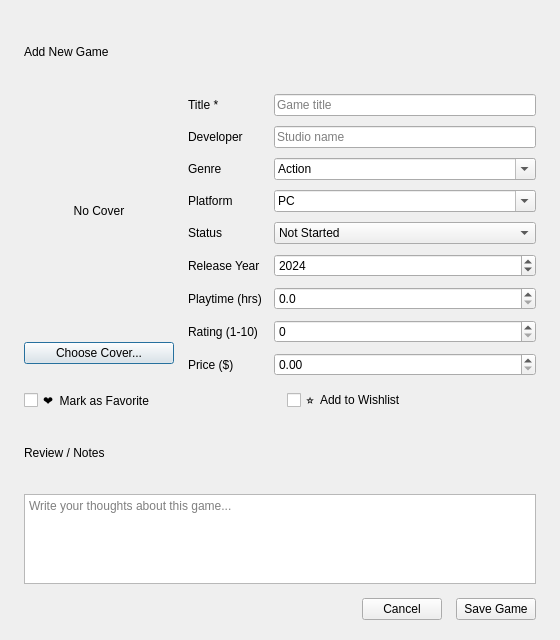
<?xml version="1.0" encoding="UTF-8"?>
<ui version="4.0">
 <class>GameDialog</class>
 <widget class="QDialog" name="GameDialog">
  <property name="geometry">
   <rect>
    <x>0</x>
    <y>0</y>
    <width>560</width>
    <height>640</height>
   </rect>
  </property>
  <property name="windowTitle">
   <string>Add Game</string>
  </property>
  <layout class="QVBoxLayout" name="dialogRootLayout">
   <property name="spacing">
    <number>14</number>
   </property>
   <property name="leftMargin">
    <number>24</number>
   </property>
   <property name="topMargin">
    <number>24</number>
   </property>
   <property name="rightMargin">
    <number>24</number>
   </property>
   <property name="bottomMargin">
    <number>20</number>
   </property>
   <item>
    <widget class="QLabel" name="dialogTitleLabel">
     <property name="text">
      <string>Add New Game</string>
     </property>
     <property name="objectName" stdset="0">
      <string notr="true">dialogTitleLabel</string>
     </property>
    </widget>
   </item>
   <item>
    <layout class="QHBoxLayout" name="coverAndFormLayout">
     <item>
      <layout class="QVBoxLayout" name="coverColumnLayout">
       <item>
        <widget class="QLabel" name="coverPreviewLabel">
         <property name="minimumSize">
          <size>
           <width>150</width>
           <height>210</height>
          </size>
         </property>
         <property name="maximumSize">
          <size>
           <width>150</width>
           <height>210</height>
          </size>
         </property>
         <property name="text">
          <string>No Cover</string>
         </property>
         <property name="alignment">
          <set>Qt::AlignCenter</set>
         </property>
         <property name="objectName" stdset="0">
          <string notr="true">coverPreviewLabel</string>
         </property>
        </widget>
       </item>
       <item>
        <widget class="QPushButton" name="browseCoverBtn">
         <property name="text">
          <string>Choose Cover...</string>
         </property>
         <property name="objectName" stdset="0">
          <string notr="true">browseCoverBtn</string>
         </property>
        </widget>
       </item>
      </layout>
     </item>
     <item>
      <layout class="QFormLayout" name="formLayout">
       <property name="verticalSpacing">
        <number>10</number>
       </property>
       <property name="horizontalSpacing">
        <number>12</number>
       </property>
       <item row="0" column="0">
        <widget class="QLabel" name="titleFieldLabel">
         <property name="text">
          <string>Title *</string>
         </property>
        </widget>
       </item>
       <item row="0" column="1">
        <widget class="QLineEdit" name="titleEdit">
         <property name="placeholderText">
          <string>Game title</string>
         </property>
         <property name="objectName" stdset="0">
          <string notr="true">titleEdit</string>
         </property>
        </widget>
       </item>
       <item row="1" column="0">
        <widget class="QLabel" name="developerFieldLabel">
         <property name="text">
          <string>Developer</string>
         </property>
        </widget>
       </item>
       <item row="1" column="1">
        <widget class="QLineEdit" name="developerEdit">
         <property name="placeholderText">
          <string>Studio name</string>
         </property>
         <property name="objectName" stdset="0">
          <string notr="true">developerEdit</string>
         </property>
        </widget>
       </item>
       <item row="2" column="0">
        <widget class="QLabel" name="genreFieldLabel">
         <property name="text">
          <string>Genre</string>
         </property>
        </widget>
       </item>
       <item row="2" column="1">
        <widget class="QComboBox" name="genreCombo">
         <property name="editable">
          <bool>true</bool>
         </property>
         <property name="objectName" stdset="0">
          <string notr="true">genreCombo</string>
         </property>
         <item>
          <property name="text">
           <string>Action</string>
          </property>
         </item>
         <item>
          <property name="text">
           <string>RPG</string>
          </property>
         </item>
         <item>
          <property name="text">
           <string>Adventure</string>
          </property>
         </item>
         <item>
          <property name="text">
           <string>Strategy</string>
          </property>
         </item>
         <item>
          <property name="text">
           <string>Shooter</string>
          </property>
         </item>
         <item>
          <property name="text">
           <string>Platformer</string>
          </property>
         </item>
         <item>
          <property name="text">
           <string>Simulation</string>
          </property>
         </item>
         <item>
          <property name="text">
           <string>Sports</string>
          </property>
         </item>
         <item>
          <property name="text">
           <string>Puzzle</string>
          </property>
         </item>
         <item>
          <property name="text">
           <string>Horror</string>
          </property>
         </item>
         <item>
          <property name="text">
           <string>Other</string>
          </property>
         </item>
        </widget>
       </item>
       <item row="3" column="0">
        <widget class="QLabel" name="platformFieldLabel">
         <property name="text">
          <string>Platform</string>
         </property>
        </widget>
       </item>
       <item row="3" column="1">
        <widget class="QComboBox" name="platformCombo">
         <property name="editable">
          <bool>true</bool>
         </property>
         <property name="objectName" stdset="0">
          <string notr="true">platformCombo</string>
         </property>
         <item>
          <property name="text">
           <string>PC</string>
          </property>
         </item>
         <item>
          <property name="text">
           <string>PlayStation</string>
          </property>
         </item>
         <item>
          <property name="text">
           <string>Xbox</string>
          </property>
         </item>
         <item>
          <property name="text">
           <string>Nintendo Switch</string>
          </property>
         </item>
         <item>
          <property name="text">
           <string>Mobile</string>
          </property>
         </item>
        </widget>
       </item>
       <item row="4" column="0">
        <widget class="QLabel" name="statusFieldLabel">
         <property name="text">
          <string>Status</string>
         </property>
        </widget>
       </item>
       <item row="4" column="1">
        <widget class="QComboBox" name="statusCombo">
         <property name="objectName" stdset="0">
          <string notr="true">statusCombo</string>
         </property>
         <item>
          <property name="text">
           <string>Not Started</string>
          </property>
         </item>
         <item>
          <property name="text">
           <string>Playing</string>
          </property>
         </item>
         <item>
          <property name="text">
           <string>Completed</string>
          </property>
         </item>
         <item>
          <property name="text">
           <string>On Hold</string>
          </property>
         </item>
         <item>
          <property name="text">
           <string>Dropped</string>
          </property>
         </item>
        </widget>
       </item>
       <item row="5" column="0">
        <widget class="QLabel" name="releaseYearFieldLabel">
         <property name="text">
          <string>Release Year</string>
         </property>
        </widget>
       </item>
       <item row="5" column="1">
        <widget class="QSpinBox" name="releaseYearSpin">
         <property name="minimum">
          <number>1970</number>
         </property>
         <property name="maximum">
          <number>2100</number>
         </property>
         <property name="value">
          <number>2024</number>
         </property>
         <property name="objectName" stdset="0">
          <string notr="true">releaseYearSpin</string>
         </property>
        </widget>
       </item>
       <item row="6" column="0">
        <widget class="QLabel" name="playtimeFieldLabel">
         <property name="text">
          <string>Playtime (hrs)</string>
         </property>
        </widget>
       </item>
       <item row="6" column="1">
        <widget class="QDoubleSpinBox" name="playtimeSpin">
         <property name="maximum">
          <double>100000.000000000</double>
         </property>
         <property name="decimals">
          <number>1</number>
         </property>
         <property name="objectName" stdset="0">
          <string notr="true">playtimeSpin</string>
         </property>
        </widget>
       </item>
       <item row="7" column="0">
        <widget class="QLabel" name="ratingFieldLabel">
         <property name="text">
          <string>Rating (1-10)</string>
         </property>
        </widget>
       </item>
       <item row="7" column="1">
        <widget class="QSpinBox" name="ratingSpin">
         <property name="minimum">
          <number>0</number>
         </property>
         <property name="maximum">
          <number>10</number>
         </property>
         <property name="objectName" stdset="0">
          <string notr="true">ratingSpin</string>
         </property>
        </widget>
       </item>
       <item row="8" column="0">
        <widget class="QLabel" name="priceFieldLabel">
         <property name="text">
          <string>Price ($)</string>
         </property>
        </widget>
       </item>
       <item row="8" column="1">
        <widget class="QDoubleSpinBox" name="priceSpin">
         <property name="maximum">
          <double>10000.000000000</double>
         </property>
         <property name="decimals">
          <number>2</number>
         </property>
         <property name="objectName" stdset="0">
          <string notr="true">priceSpin</string>
         </property>
        </widget>
       </item>
      </layout>
     </item>
    </layout>
   </item>
   <item>
    <layout class="QHBoxLayout" name="checkboxLayout">
     <item>
      <widget class="QCheckBox" name="favoriteCheck">
       <property name="text">
        <string>❤  Mark as Favorite</string>
       </property>
       <property name="objectName" stdset="0">
        <string notr="true">favoriteCheck</string>
       </property>
      </widget>
     </item>
     <item>
      <widget class="QCheckBox" name="wishlistCheck">
       <property name="text">
        <string>⭐  Add to Wishlist</string>
       </property>
       <property name="objectName" stdset="0">
        <string notr="true">wishlistCheck</string>
       </property>
      </widget>
     </item>
    </layout>
   </item>
   <item>
    <widget class="QLabel" name="reviewFieldLabel">
     <property name="text">
      <string>Review / Notes</string>
     </property>
    </widget>
   </item>
   <item>
    <widget class="QTextEdit" name="reviewEdit">
     <property name="maximumSize">
      <size>
       <width>16777215</width>
       <height>90</height>
      </size>
     </property>
     <property name="placeholderText">
      <string>Write your thoughts about this game...</string>
     </property>
     <property name="objectName" stdset="0">
      <string notr="true">reviewEdit</string>
     </property>
    </widget>
   </item>
   <item>
    <layout class="QHBoxLayout" name="dialogButtonsLayout">
     <item>
      <spacer name="dialogButtonsSpacer">
       <property name="orientation">
        <enum>Qt::Horizontal</enum>
       </property>
       <property name="sizeHint" stdset="0">
        <size>
         <width>40</width>
         <height>20</height>
        </size>
       </property>
      </spacer>
     </item>
     <item>
      <widget class="QPushButton" name="cancelBtn">
       <property name="text">
        <string>Cancel</string>
       </property>
       <property name="objectName" stdset="0">
        <string notr="true">cancelBtn</string>
       </property>
      </widget>
     </item>
     <item>
      <widget class="QPushButton" name="saveBtn">
       <property name="text">
        <string>Save Game</string>
       </property>
       <property name="objectName" stdset="0">
        <string notr="true">saveBtn</string>
       </property>
      </widget>
     </item>
    </layout>
   </item>
  </layout>
 </widget>
 <resources/>
 <connections/>
</ui>
